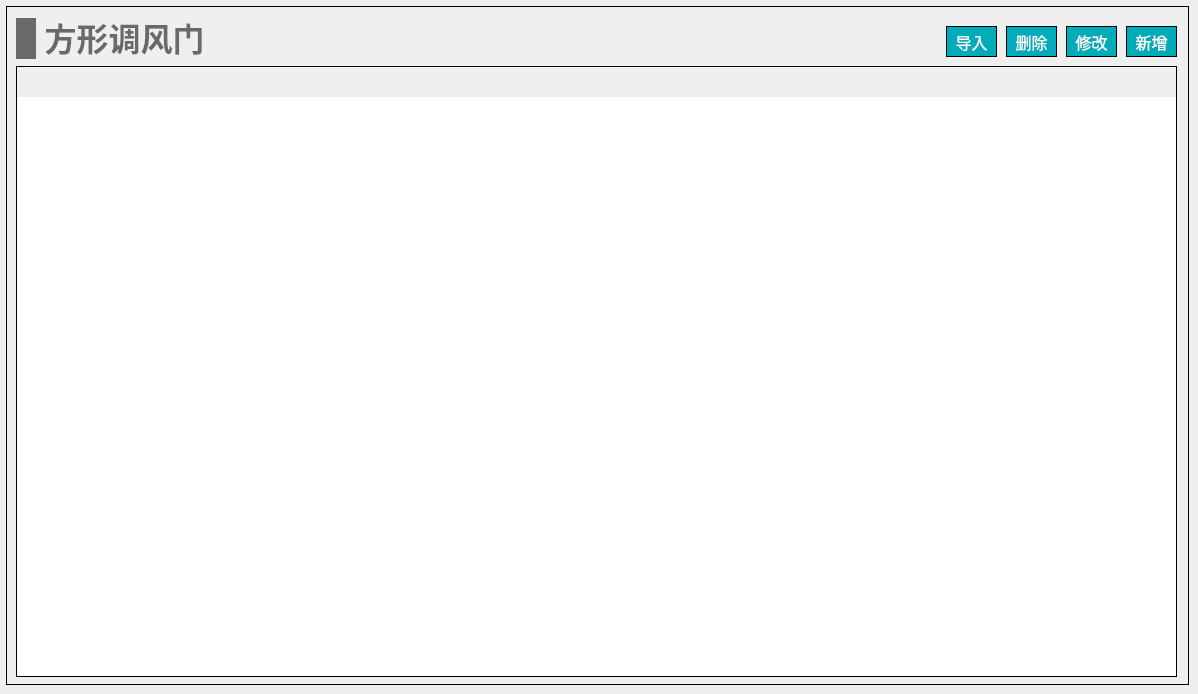
   <widget class="QWidget" name="page_rect_damper">
    <widget class="QWidget" name="widget_rect_damper" native="true">
     <property name="geometry">
      <rect>
       <x>6</x>
       <y>6</y>
       <width>1183</width>
       <height>679</height>
      </rect>
     </property>
     <property name="styleSheet">
      <string notr="true">#widget_rect_damper
{
border: 1px solid #000000;
}</string>
     </property>
     <widget class="QWidget" name="layoutWidget_7">
      <property name="geometry">
       <rect>
        <x>10</x>
        <y>10</y>
        <width>191</width>
        <height>45</height>
       </rect>
      </property>
      <layout class="QHBoxLayout" name="horizontalLayout_20">
       <item>
        <widget class="QLabel" name="label_20">
         <property name="minimumSize">
          <size>
           <width>20</width>
           <height>41</height>
          </size>
         </property>
         <property name="maximumSize">
          <size>
           <width>20</width>
           <height>41</height>
          </size>
         </property>
         <property name="styleSheet">
          <string notr="true">QLabel { 
border: none; 
background-color : rgb(105, 105, 105);
}</string>
         </property>
         <property name="text">
          <string/>
         </property>
        </widget>
       </item>
       <item>
        <widget class="QLabel" name="label_21">
         <property name="font">
          <font>
           <family>Microsoft YaHei</family>
           <pointsize>24</pointsize>
           <bold>true</bold>
          </font>
         </property>
         <property name="styleSheet">
          <string notr="true">QLabel { 
border: none; 
color : rgb(105, 105, 105);
}</string>
         </property>
         <property name="text">
          <string>方形调风门</string>
         </property>
         <property name="alignment">
          <set>Qt::AlignBottom|Qt::AlignHCenter</set>
         </property>
        </widget>
       </item>
      </layout>
     </widget>
     <widget class="QTableWidget" name="tableWidget_rect_damper">
      <property name="geometry">
       <rect>
        <x>10</x>
        <y>60</y>
        <width>1161</width>
        <height>611</height>
       </rect>
      </property>
      <property name="focusPolicy">
       <enum>Qt::NoFocus</enum>
      </property>
      <property name="layoutDirection">
       <enum>Qt::LeftToRight</enum>
      </property>
      <property name="styleSheet">
       <string notr="true">/*设置标题(包括垂直+水平的)*/
QHeaderView
{							
	
	font-size: 15px;				/*字大小*/
	font-family: '黑体';
	/*border: 1px solid #B4B4B4;*/
	border:none;
    /*border-bottom: 2px solid #999999; */		/*下边框颜色*/
    /*background: #9DC6E6;*/				/*背景浅蓝色*/ 
	min-height:30px;
	text-align: center;	       
}


/*设置标题(水平的)*/
QHeaderView::section:horizontal { 					
        border: 1px solid #AFAFAF; 			/*间隔颜色*/
	    border-bottom: 2px solid #999999; 							
        color: black;
        background: #9DC6E6;
}

/*设置鼠标停留状态*/
QHeaderView::section:horizontal:hover 
{			
        color: black;							/*字体白色*/
        background: #82AFC9;				/*背景深蓝色*/
}

/*设置鼠标按下状态*/
QHeaderView::section:horizontal:pressed 
{			
        color: black;
        background: #82AFC9;
		border-bottom: 3px solid #037BFC;				
}


QTableWidget 
{
		font-size: 14px;				/*10榜*/
		font-family: '黑体';				
		color : black;				
        border: 1px solid #000000;		
        background: white;
        gridline-color: #E0E0E0;	
        text-align: center;	
        outline:0px;			/*禁止焦点*/
}

/*设置选中的视图项*/
QTableWidget::item:selected
{				    
		border: 2px solid #0398FC;	
        color : black;				
}</string>
      </property>
      <property name="frameShape">
       <enum>QFrame::StyledPanel</enum>
      </property>
     </widget>
     <widget class="QPushButton" name="pushButton_rect_damper_revise">
      <property name="geometry">
       <rect>
        <x>1060</x>
        <y>20</y>
        <width>51</width>
        <height>31</height>
       </rect>
      </property>
      <property name="font">
       <font>
        <family>黑体</family>
        <pointsize>12</pointsize>
       </font>
      </property>
      <property name="styleSheet">
       <string notr="true">QPushButton
{
	color:#ffffff; /*文字颜色*/
    background-color: #00ACB9;/*背景色*/
    border-radius:0px; /*边框倒角*/
	border: 1px solid #000000;
}


QPushButton:hover 
{
background-color: rgb(0,142,153);
color: white;
}</string>
      </property>
      <property name="text">
       <string>修改</string>
      </property>
     </widget>
     <widget class="QPushButton" name="pushButton_rect_damper_add">
      <property name="geometry">
       <rect>
        <x>1120</x>
        <y>20</y>
        <width>51</width>
        <height>31</height>
       </rect>
      </property>
      <property name="font">
       <font>
        <family>黑体</family>
        <pointsize>12</pointsize>
       </font>
      </property>
      <property name="styleSheet">
       <string notr="true">QPushButton
{
	color:#ffffff; /*文字颜色*/
    background-color: #00ACB9;/*背景色*/
    border-radius:0px; /*边框倒角*/
	border: 1px solid #000000;
}


QPushButton:hover 
{
background-color: rgb(0,142,153);
color: white;
}</string>
      </property>
      <property name="text">
       <string>新增</string>
      </property>
     </widget>
     <widget class="QPushButton" name="pushButton_rect_damper_input">
      <property name="geometry">
       <rect>
        <x>940</x>
        <y>20</y>
        <width>51</width>
        <height>31</height>
       </rect>
      </property>
      <property name="font">
       <font>
        <family>黑体</family>
        <pointsize>12</pointsize>
       </font>
      </property>
      <property name="styleSheet">
       <string notr="true">QPushButton
{
	color:#ffffff; /*文字颜色*/
    background-color: #00ACB9;/*背景色*/
    border-radius:0px; /*边框倒角*/
	border: 1px solid #000000;
}


QPushButton:hover 
{
background-color: rgb(0,142,153);
color: white;
}</string>
      </property>
      <property name="text">
       <string>导入</string>
      </property>
     </widget>
     <widget class="QPushButton" name="pushButton_rect_damper_del">
      <property name="geometry">
       <rect>
        <x>1000</x>
        <y>20</y>
        <width>51</width>
        <height>31</height>
       </rect>
      </property>
      <property name="font">
       <font>
        <family>黑体</family>
        <pointsize>12</pointsize>
       </font>
      </property>
      <property name="styleSheet">
       <string notr="true">QPushButton
{
	color:#ffffff; /*文字颜色*/
    background-color: #00ACB9;/*背景色*/
    border-radius:0px; /*边框倒角*/
	border: 1px solid #000000;
}


QPushButton:hover 
{
background-color: rgb(0,142,153);
color: white;
}</string>
      </property>
      <property name="text">
       <string>删除</string>
      </property>
     </widget>
    </widget>
   </widget>
